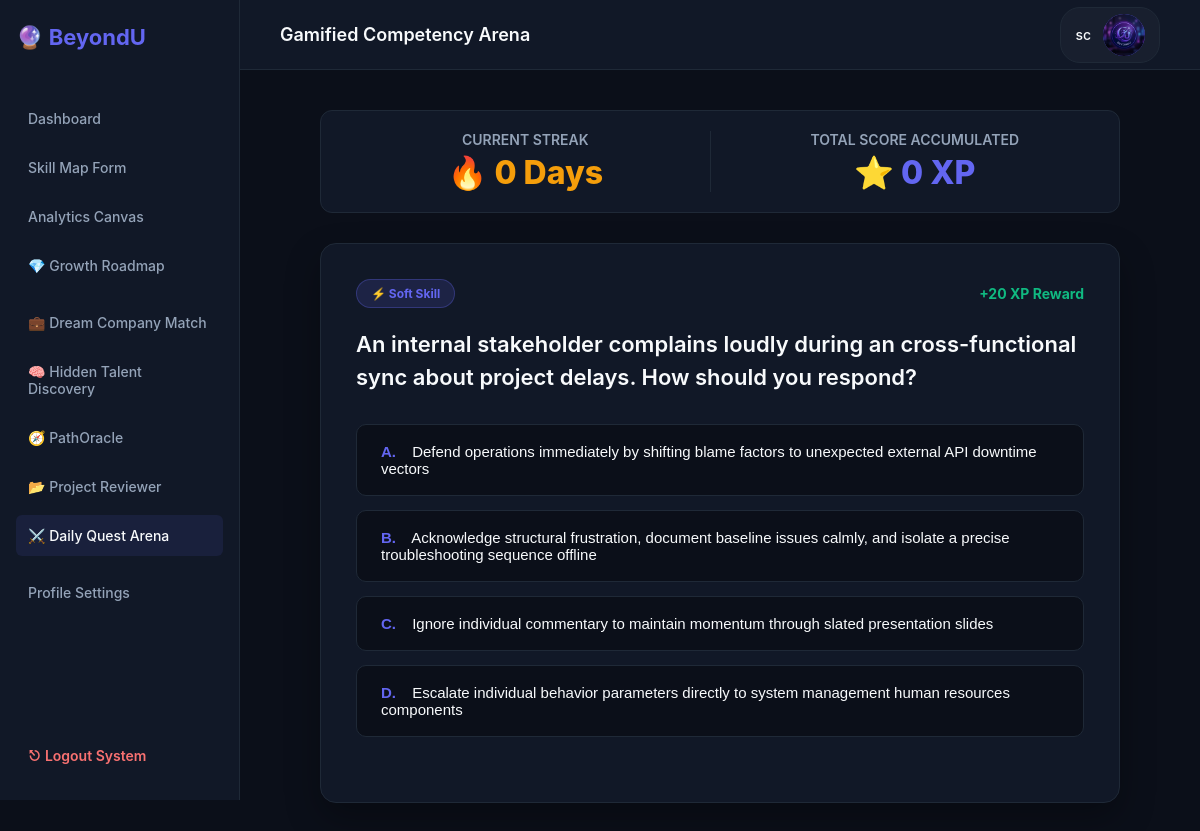
Screenshot of /daily-challenge (signed in) with the database file from the repository.
### tables this page shows
CREATE TABLE users (
                id INTEGER PRIMARY KEY AUTOINCREMENT,
                username TEXT UNIQUE NOT NULL,
                password TEXT NOT NULL,
                bio TEXT,
                target_role TEXT,
                profile_photo TEXT,
                xp INTEGER DEFAULT 0,
                streak INTEGER DEFAULT 0
            , career_dna_score INTEGER DEFAULT 0, email TEXT, is_verified INTEGER DEFAULT 0, verification_token TEXT, reset_token TEXT);

CREATE TABLE challenges (
                id INTEGER PRIMARY KEY AUTOINCREMENT,
                category TEXT NOT NULL,
                question TEXT NOT NULL,
                option_a TEXT NOT NULL,
                option_b TEXT NOT NULL,
                option_c TEXT NOT NULL,
                option_d TEXT NOT NULL,
                correct_option TEXT NOT NULL,
                xp_reward INTEGER NOT NULL,
                explanation TEXT NOT NULL
            );

### app.py (the view)
@app.route('/daily-challenge')
@login_required
def daily_challenge_page():
    user_id = session.get('user_id')
    current_date = datetime.date.today().strftime('%Y-%m-%d')
    with get_db() as conn:
        user_stats = conn.execute("SELECT xp, streak, username, profile_photo FROM users WHERE id = ?", (user_id,)).fetchone()
        if not user_stats:
            session.clear()
            return redirect(url_for('login_page'))
        completed_today = conn.execute("SELECT 1 FROM user_challenges_completed WHERE user_id = ? AND completed_date = ?", (user_id, current_date)).fetchone()
        challenge_data = None
        if not completed_today:
            challenge_data = conn.execute("SELECT * FROM challenges WHERE id NOT IN (SELECT challenge_id FROM user_challenges_completed WHERE user_id = ?) ORDER BY RANDOM() LIMIT 1", (user_id,)).fetchone()
            if not challenge_data:
                challenge_data = conn.execute("SELECT * FROM challenges ORDER BY RANDOM() LIMIT 1").fetchone()
    return render_template('daily_challenge.html', user=user_stats, challenge=challenge_data, completed_today=bool(completed_today), current_username=user_stats['username'], current_profile_photo=user_stats['profile_photo'])

### app.py (called while the page is built)
def get_db():
    conn = sqlite3.connect(DATABASE)
    conn.row_factory = sqlite3.Row
    return conn

@app.before_request
def initialize_database_before_first_request():
    init_db()

def login_required(f):
    @wraps(f)
    def decorated_function(*args, **kwargs):
        if 'user_id' not in session:
            return redirect(url_for('login_page'))
        return f(*args, **kwargs)
    return decorated_function

@app.context_processor
def inject_user():
    profile_photo = None
    if 'user_id' in session:
        try:
            with get_db() as conn:
                user = conn.execute(
                    "SELECT profile_photo FROM users WHERE id = ?",
                    (session['user_id'],)
                ).fetchone()
                if user:
                    profile_photo = user["profile_photo"]
        except sqlite3.OperationalError:
            session.clear()
    return dict(current_username=session.get('username', 'Profile'), current_profile_photo=profile_photo)

### templates/daily_challenge.html (shortened to what this page needs)
{% extends 'base.html' %}
{% block page_title %}Gamified Competency Arena{% endblock %}
{% block content %}
<div class="arena-wrapper" style="max-width: 800px; margin: 0 auto;">
    <div class="stats-dashboard-card" style="display: flex; gap: 20px; margin-bottom: 30px; background: var(--bg-secondary); padding: 20px; border-radius: 12px; border: 1px solid var(--border-color);">
        <div class="stat-capsule" style="flex: 1; text-align: center; border-right: 1px solid var(--border-color);">
            <div style="font-size: 14px; color: var(--text-muted); font-weight: 600; text-transform: uppercase;">Current Streak</div>
            <div style="font-size: 32px; font-weight: 800; color: #f59e0b; margin-top: 5px;">🔥 <span id="displayStreak">{{ user.streak }}</span> Days</div>
        </div>
        <div class="stat-capsule" style="flex: 1; text-align: center;">
            <div style="font-size: 14px; color: var(--text-muted); font-weight: 600; text-transform: uppercase;">Total Score Accumulated</div>
            <div style="font-size: 32px; font-weight: 800; color: var(--accent-color); margin-top: 5px;">⭐ <span id="displayXP">{{ user.xp }}</span> XP</div>
        </div>
    </div>
    <div class="quest-deck-card" style="background: var(--bg-secondary); border: 1px solid var(--border-color); padding: 35px; border-radius: 16px; box-shadow: 0 15px 35px rgba(0,0,0,0.3);">
        {% if completed_today %}
            <div id="clearedState" style="text-align: center; padding: 40px 0;">
                <div style="font-size: 64px; margin-bottom: 20px;">🏆</div>
                <h2 style="color: var(--text-main); font-weight: 700; margin-bottom: 12px;">Daily Node Domain Cleared!</h2>
                <p style="color: var(--text-muted); max-width: 500px; margin: 0 auto; line-height: 1.6;">Excellent execution. Your daily competency matrix has been successfully updated. Return tomorrow to unlock your next diagnostic evaluation.</p>
            </div>
        {% elif not challenge %}
            <div style="text-align: center; padding: 40px 0; color: var(--text-muted);">
                <p>No systematic challenges are currently registered in the engine matrix database registry.</p>
            </div>
        {% else %}
            <div id="interactiveQuestContainer">
                <div style="display: flex; justify-content: space-between; align-items: center; margin-bottom: 20px;">
                    <span style="background: rgba(99,102,241,0.15); color: var(--accent-color); padding: 6px 14px; border-radius: 20px; font-size: 12px; font-weight: 700; border: 1px solid rgba(99,102,241,0.3);">
                        ⚡ {{ challenge.category }}
                    </span>
                    <span style="color: #10b981; font-weight: 700; font-size: 14px;">
                        +{{ challenge.xp_reward }} XP Reward
                    </span>
                </div>
                <h3 style="font-size: 22px; line-height: 1.5; color: var(--text-main); margin-bottom: 30px; font-weight: 600;">
                    {{ challenge.question }}
                </h3>
                <div class="response-matrix-stack" style="display: flex; flex-direction: column; gap: 14px; margin-bottom: 30px;">
                    <button onclick="commitOptionSelection('A')" class="option-row-btn" style="width: 100%; text-align: left; background: var(--bg-primary); border: 1px solid var(--border-color); color: var(--text-main); padding: 18px 24px; border-radius: 10px; cursor: pointer; font-size: 15px; font-weight: 500; transition: all 0.2s ease;">
                        <strong style="color: var(--accent-color); margin-right: 12px;">A.</strong> {{ challenge.option_a }}
                    </button>
                    <button onclick="commitOptionSelection('B')" class="option-row-btn" style="width: 100%; text-align: left; background: var(--bg-primary); border: 1px solid var(--border-color); color: var(--text-main); padding: 18px 24px; border-radius: 10px; cursor: pointer; font-size: 15px; font-weight: 500; transition: all 0.2s ease;">
                        <strong style="color: var(--accent-color); margin-right: 12px;">B.</strong> {{ challenge.option_b }}
                    </button>
                    <button onclick="commitOptionSelection('C')" class="option-row-btn" style="width: 100%; text-align: left; background: var(--bg-primary); border: 1px solid var(--border-color); color: var(--text-main); padding: 18px 24px; border-radius: 10px; cursor: pointer; font-size: 15px; font-weight: 500; transition: all 0.2s ease;">
                        <strong style="color: var(--accent-color); margin-right: 12px;">C.</strong> {{ challenge.option_c }}
                    </button>
                    <button onclick="commitOptionSelection('D')" class="option-row-btn" style="width: 100%; text-align: left; background: var(--bg-primary); border: 1px solid var(--border-color); color: var(--text-main); padding: 18px 24px; border-radius: 10px; cursor: pointer; font-size: 15px; font-weight: 500; transition: all 0.2s ease;">
                        <strong style="color: var(--accent-color); margin-right: 12px;">D.</strong> {{ challenge.option_d }}
                    </button>
                </div>
            </div>
        {% endif %}
    </div>
</div>
{% endblock %}

### templates/base.html (shortened to what this page needs)
<!DOCTYPE html>
<html lang="en">
<head>
    <link rel="stylesheet" href="{{ url_for('static', filename='css/style.css') }}">
</head>
<body>
    <div class="sidebar">
        <div class="logo-area">🔮 BeyondU</div>
        <ul class="nav-links">
            <li><li><a href="{{ url_for('dashboard_page') }}">Dashboard</a></li></li>
            <li><a href="/skill-map">Skill Map Form</a></li>
            <li><a href="/analytics">Analytics Canvas</a></li>
            <li><a href="/recommendations">💎 Growth Roadmap</a></li>
            <li>
                <li><a href="{{ url_for('company_match_page') }}">💼 Dream Company Match</a></li>
    <li>
    <a href="{{ url_for('hidden_talents_page') }}">
        🧠 Hidden Talent Discovery
    </a>
</li>
<li>
    <a href="{{ url_for('career_mentor_page') }}" class="sidebar-link">
        🧭 PathOracle
    </a>
</li>
<li>
    <a href="{{ url_for('project_reviewer_page') }}">
        📂 Project Reviewer
    </a>
</li>
<li><a href="{{ url_for('daily_challenge_page') }}">⚔️ Daily Quest Arena</a></li>
    <li>
            <li><a href="/profile">Profile Settings</a></li>
        </ul>
        <a href="/logout" class="logout-btn">⎋ Logout System</a>
    </div>
    <div class="main-workspace">
        <div class="top-navbar">
            <div class="page-header-title">{% block page_title %}{% endblock %}</div>
         <a href="/profile" class="profile-badge-link" title="Open Profile Workspace Settings">
    <span class="profile-name-text">
        {{ current_username }}
    </span>
    <div class="avatar-circle">
        {% if current_profile_photo %}
          <img src="{{ current_profile_photo }}?t={{ range(1000000)|random }}" alt="Profile">
        {% else %}
            <img
                src="{{ url_for('static', filename='images/default-avatar.png') }}"
                alt="Default">
        {% endif %}
    </div>
</a>
        </div>
        <div class="content-body">
            {% block content %}{% endblock %}
        </div>
    </div>
</body>
</html>

### static/css/style.css (style rules this page uses)
:root { --bg-primary: #0f172a; --bg-secondary: #1e293b; --bg-tertiary: #334155; --text-main: #f8fafc; --text-muted: #94a3b8; --accent-color: #6366f1; --accent-hover: #4f46e5; --border-color: #334155; --success-color: #10b981; --warning-color: #f59e0b; --sidebar-width: 260px; --sidebar-collapsed-width: 70px; --header-height: 70px; --transition-speed: 0.25s; }
* { margin: 0; padding: 0; box-sizing: border-box; }
body { font-family: -apple-system, BlinkMacSystemFont, "Segoe UI", Roboto, Helvetica, Arial, sans-serif; background-color: var(--bg-primary); color: var(--text-main); min-height: 100vh; overflow-x: hidden; }
.sidebar { width: var(--sidebar-width); background-color: var(--bg-secondary); border-right: 1px solid var(--border-color); display: flex; flex-direction: column; transition: width var(--transition-speed) cubic-bezier(0.4, 0, 0.2, 1); z-index: 100; flex-shrink: 0; }
.logout-btn { display: flex; align-items: center; padding: 12px 14px; color: #ef4444; text-decoration: none; border-radius: 8px; transition: background var(--transition-speed); white-space: nowrap; }
.main-workspace { display: flex; flex-direction: column; flex: 1; min-width: 0; }
.content-body { flex: 1; padding: 32px; overflow-y: auto; }

### templates/base.html (style rules this page uses)
:root { --bg-primary: #0b0f19; --bg-secondary: #111827; --border-color: #1f2937; --text-main: #f8fafc; --text-muted: #94a3b8; --accent-color: #6366f1; --accent-hover: #4f46e5; }
* { margin: 0; padding: 0; box-sizing: border-box; }
body { background-color: var(--bg-primary); color: var(--text-main); font-family: -apple-system, BlinkMacSystemFont, sans-serif; display: flex; min-height: 100vh; }
.sidebar { width: 240px; background-color: var(--bg-secondary); border-right: 1px solid var(--border-color); display: flex; flex-direction: column; padding: 24px 16px; position: fixed; height: 100vh; }
.logo-area { font-size: 22px; font-weight: 700; color: var(--accent-color); margin-bottom: 40px; display: flex; align-items: center; gap: 8px; }
.nav-links { display: flex; flex-direction: column; gap: 8px; list-style: none; }
.nav-links a { display: block; padding: 12px; color: var(--text-muted); text-decoration: none; border-radius: 6px; font-weight: 500; font-size: 14px; transition: 0.2s; }
.nav-links a:hover, .nav-links li.active a { background-color: rgba(99,102,241,0.1); color: var(--text-main); }
.logout-btn { margin-top: auto; padding: 12px; color: #f87171; text-decoration: none; font-size: 14px; font-weight: 600; }
.main-workspace { margin-left: 240px; flex: 1; display: flex; flex-direction: column; }
.top-navbar { height: 70px; border-bottom: 1px solid var(--border-color); display: flex; align-items: center; justify-content: space-between; padding: 0 40px; background-color: var(--bg-secondary); }
.page-header-title { font-size: 18px; font-weight: 600; }
.profile-badge-link { display: flex; align-items: center; gap: 12px; background: rgba(255,255,255,0.03); border: 1px solid var(--border-color); padding: 6px 14px; border-radius: 20px; text-decoration: none; color: inherit; transition: 0.2s; }
.avatar-circle { width: 42px; height: 42px; border-radius: 50%; overflow: hidden; background: var(--accent-color); display: flex; align-items: center; justify-content: center; color: white; font-weight: bold; }
.avatar-circle img { width:100%; height:100%; object-fit:cover; }
.profile-name-text { font-size: 14px; font-weight: 500; color: var(--text-main); }
.content-body { padding: 40px; flex: 1; overflow-y: auto; }

### rows the page displays
users: username "sc", streak "0", xp "0"
challenges: category "Soft Skill", xp_reward "20", question "An internal stakeholder complains loudly during an cross-functional sync about project delays. How should you respond?", option_a "Defend operations immediately by shifting blame factors to unexpected external API downtime vectors", option_b "Acknowledge structural frustration, document baseline issues calmly, and isolate a precise troubleshooting sequence offline", option_c "Ignore individual commentary to maintain momentum through slated presentation slides", option_d "Escalate individual behavior parameters directly to system management human resources components"
